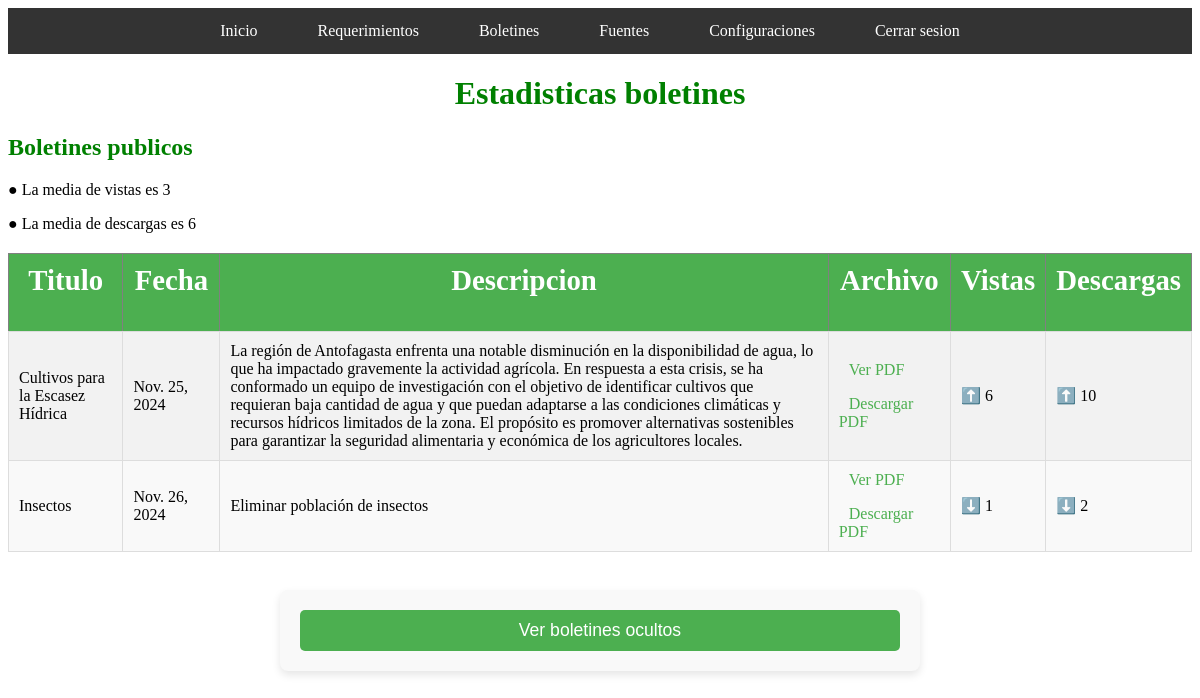
Page /estadisticas_boletines/ (signed in) on the earlier database version.
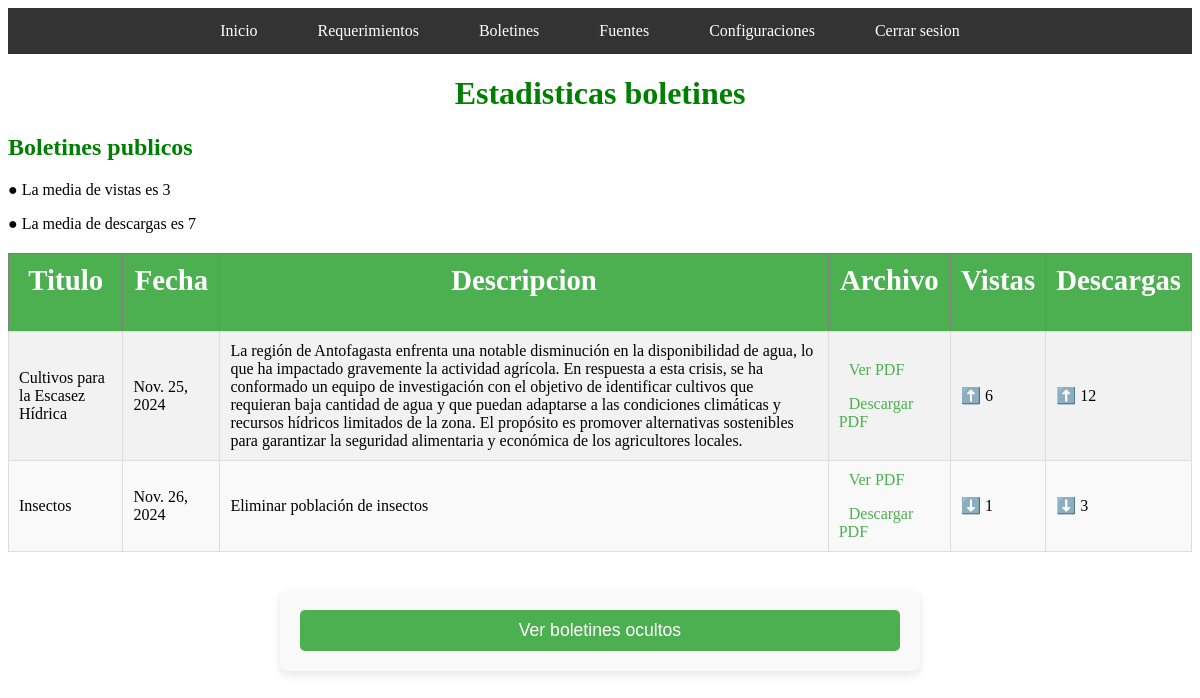
Same page on the later database version.
### myapp/models.py (models this page shows, shortened)
class Boletin(models.Model):
    titulo = models.CharField(max_length=255)  # Título del boletín
    descripcion = models.TextField(blank=True)  # Descripción opcional del boletín
    archivo_pdf = models.FileField(upload_to='boletines_pdfs/')  # Campo para el archivo PDF
    fecha_creacion = models.DateField(auto_now_add=True)  # Fecha de publicación automática
    requerimiento = models.ForeignKey(Requerimiento,on_delete=models.CASCADE)
    es_publico = models.BooleanField(default=False)
    vistas=models.IntegerField(default=0)
    descargas=models.IntegerField(default=0)

### myapp/permisos.py (the view)
    @login_required
    @user_passes_test(lambda user: user.is_staff)
    def wrapped_view(request, *args, **kwargs):
        return view_func(request, *args, **kwargs)

### myapp/permisos.py (called while the page is built)
def staff_required(view_func):
    @login_required
    @user_passes_test(lambda user: user.is_staff)
    def wrapped_view(request, *args, **kwargs):
        return view_func(request, *args, **kwargs)
    return wrapped_view

### myapp/templates/boletines/estadisticas_boletines.html (shortened to what this page needs)
{% extends 'menu.html' %}
{% block content %}
{% load static %}
<head>
    <link rel="stylesheet" href="{% static 'css/estilo_tablas.css' %}">
    <link rel="stylesheet" href="{% static 'css/estilo_formulario_boletin_aux.css' %}">
</head>
<h1 style="font-weight: bold; color: green; text-align: center;">Estadisticas boletines<h1>
<h2 style="font-weight: bold; color: green; ">
    Boletines publicos
</h2>
{% if cant_publicos == 0 %}
    <p>❌ No hay boletines en este estado ❌</p>
{% else %}
    <p>● La media de vistas es {{vistas_publicos}}</p>
    <p>● La media de descargas es {{descargas_publicos}}</p>
    <table border = "1">
        <thead>
            <tr>
                <th><h2>Titulo</h2></th>
                <th><h2>Fecha</h2></th>
                <th><h2>Descripcion</h2></th>
                <th><h2>Archivo</h2></th>
                <th><h2>Vistas</h2></th>
                <th><h2>Descargas</h2></th>
            </tr>
        </thead>
        <tbody>
        {% for boletin in Boletines %}
                {% if boletin.es_publico == True %}
                    <tr>
                        <td>{{boletin.titulo}}</td>
                        <td>{{boletin.fecha_creacion}}</td>
                        <td>{{boletin.descripcion}}</td>
                        <td>
                            <a href="{{ boletin.archivo_pdf.url }}" target="_blank">Ver PDF</a>
                            <a href="{{ boletin.archivo_pdf.url }}" download>Descargar PDF</a>
                        </td>
                    {% if boletin.vistas >= vistas_publicos %}
                        <td>⬆️ {{boletin.vistas}}</td>
                    {% else %}
                        <td>⬇️ {{boletin.vistas}}</td>
                    {% endif %}
                    {% if boletin.descargas >= descargas_publicos %}
                        <td>⬆️ {{boletin.descargas}}</td>
                    {% else %}
                        <td>⬇️ {{boletin.descargas}}</td>
                    {% endif %}
                    </tr>
                {% endif %}
        {% endfor %}
        </tbody>
    </table>
{% endif %}
<br>
{% if mostrar == 0 %}
    <form method="POST" class="formulario-boletin">
        <button type="submit" class="btn-submit">Ver boletines ocultos</button>
    </form>
{% endif %}
{% endblock %}

### myapp/templates/menu.html (shortened to what this page needs)
{% load static %}
{% if user.is_authenticated %}
    <nav class="navbar">
        <ul class="navbar-list">
    {% if user.is_superuser %}
            <li>
                <a href='/'>
                    Inicio
                </a>
            </li>
            <li>
                <a href="#">Requerimientos</a>
            </li>
            <li>
                <a href="#">Boletines</a>
            </li>
            <li>
                <a href="#">Fuentes</a>
            </li>
            <li>
                <a href='/modificar_configuraciones/'>
                    Configuraciones
                </a>
            </li>
    {% endif %}
            <li>
                <a href='/cerrar_sesion'>
                    Cerrar sesion
                </a>
            </li>
        </ul>
    </nav>
{% endif %}
{% block content %}
{% endblock %}

### myapp/static/css/estilo_tablas.css (style rules this page uses)
table { width: 100%; border-collapse: collapse; margin-top: 20px; }
th, td { padding: 10px; text-align: left; }
th { background-color: #4CAF50; color: white; font-size: 1.2em; text-align: center; }
td { background-color: #f2f2f2; border: 1px solid #ddd; }
tr:nth-child(even) td { background-color: #f9f9f9; }
a { color: #4CAF50; text-decoration: none; padding: 5px 10px; border-radius: 5px; }

### myapp/static/css/estilo_formulario_boletin_aux.css (style rules this page uses)
form { width: 100%; max-width: 600px; margin: 20px auto; padding: 20px; border-radius: 8px; background-color: #f9f9f9; box-shadow: 0px 4px 8px rgba(0, 0, 0, 0.1); }
.btn-submit { width: 100%; padding: 10px; background-color: #4CAF50; color: white; font-size: 1.1em; border: none; border-radius: 5px; cursor: pointer; }

### myapp/templates/menu.html (style rules this page uses)
.navbar { background-color: #333; overflow: visible; }
.navbar-list { list-style-type: none; margin: 0; padding: 0; display: flex; justify-content: center; }
.navbar-list li { display: inline-block; margin-right: 20px; position: relative; }
.navbar-list a { color: white; text-decoration: none; padding: 14px 20px; display: block; text-align: center; font-size: 16px; }

Differences in the rows shown:
changed Boletin "Cultivos para la Escasez Hídrica": descargas "10" → "12"
changed Boletin "Insectos": descargas "2" → "3"
Other differences:
{{ descargas_publicos }}: "6" → "7"
